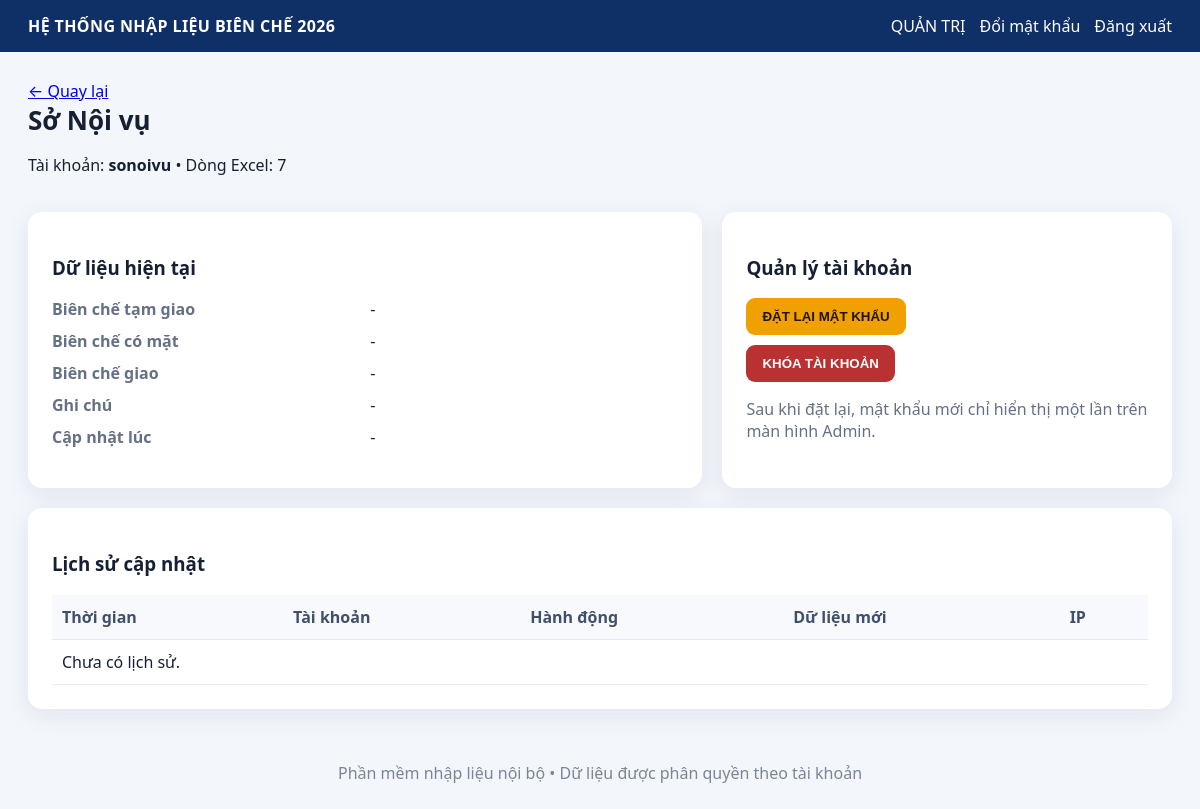
/admin/unit/2 (signed in), run on the app's committed database.
### tables this page shows
CREATE TABLE departments (
        id INTEGER PRIMARY KEY AUTOINCREMENT,
        name TEXT NOT NULL UNIQUE,
        excel_row INTEGER NOT NULL UNIQUE,
        active INTEGER NOT NULL DEFAULT 1
    );

CREATE TABLE users (
        id INTEGER PRIMARY KEY AUTOINCREMENT,
        username TEXT NOT NULL UNIQUE,
        password_hash TEXT NOT NULL,
        role TEXT NOT NULL CHECK(role IN ('admin','department')),
        department_id INTEGER,
        must_change_password INTEGER NOT NULL DEFAULT 1,
        failed_attempts INTEGER NOT NULL DEFAULT 0,
        locked_until TEXT,
        active INTEGER NOT NULL DEFAULT 1,
        created_at TEXT NOT NULL,
        FOREIGN KEY(department_id) REFERENCES departments(id)
    );

### app.py (the view)
@app.route('/admin/unit/<int:department_id>')
@admin_required
def admin_unit(department_id):
    conn = db()
    unit = conn.execute('''SELECT d.*, u.username, u.id AS user_id, u.active AS user_active,
                          s.* FROM departments d LEFT JOIN users u ON u.department_id=d.id
                          LEFT JOIN submissions s ON s.department_id=d.id WHERE d.id=?''', (department_id,)).fetchone()
    logs = conn.execute('''SELECT a.*, u.username FROM audit_logs a LEFT JOIN users u ON u.id=a.user_id
                           WHERE a.department_id=? ORDER BY a.id DESC LIMIT 50''', (department_id,)).fetchall()
    conn.close()
    if not unit: abort(404)
    return render_template('admin_unit.html', unit=unit, logs=logs)

### app.py (called while the page is built)
def db():
    conn = sqlite3.connect(DB_PATH)
    conn.row_factory = sqlite3.Row
    conn.execute('PRAGMA foreign_keys = ON')
    return conn

def current_user():
    uid = session.get('user_id')
    if not uid:
        return None
    conn = db()
    row = conn.execute('''SELECT u.*, d.name AS department_name, d.excel_row
                          FROM users u LEFT JOIN departments d ON d.id=u.department_id
                          WHERE u.id=? AND u.active=1''', (uid,)).fetchone()
    conn.close()
    return row

def admin_required(fn):
    @wraps(fn)
    def wrapper(*args, **kwargs):
        u = current_user()
        if not u:
            return redirect(url_for('login'))
        if u['role'] != 'admin':
            abort(403)
        return fn(*args, **kwargs)
    return wrapper

def csrf_token():
    token = session.get('_csrf_token')
    if not token:
        token = secrets.token_urlsafe(32)
        session['_csrf_token'] = token
    return token

@app.before_request
def csrf_protect():
    if request.method == 'POST':
        sent = request.form.get('_csrf_token', '')
        expected = session.get('_csrf_token', '')
        if not sent or not expected or not secrets.compare_digest(sent, expected):
            abort(400, description='Phiên làm việc không hợp lệ. Vui lòng tải lại trang và thử lại.')

@app.context_processor
def inject_user():
    return {'me': current_user(), 'csrf_token': csrf_token}

### templates/admin_unit.html
{% extends 'base.html' %}{% block content %}<div class="page-head"><div><a href="{{ url_for('admin_dashboard') }}">← Quay lại</a><h1>{{ unit['name'] }}</h1><p>Tài khoản: <b>{{ unit['username'] }}</b> • Dòng Excel: {{ unit['excel_row'] }}</p></div></div>
<div class="two-col"><div class="card"><h3>Dữ liệu hiện tại</h3><dl><dt>Biên chế tạm giao</dt><dd>{{ unit['temp_quota'] if unit['temp_quota'] is not none else '-' }}</dd><dt>Biên chế có mặt</dt><dd>{{ unit['present_count'] if unit['present_count'] is not none else '-' }}</dd><dt>Biên chế giao</dt><dd>{{ unit['assigned_quota'] if unit['assigned_quota'] is not none else '-' }}</dd><dt>Ghi chú</dt><dd>{{ unit['note'] or '-' }}</dd><dt>Cập nhật lúc</dt><dd>{{ (unit['updated_at'] or '-')|replace('T',' ') }}</dd></dl></div><div class="card"><h3>Quản lý tài khoản</h3><form method="post" action="{{ url_for('reset_password', user_id=unit['user_id']) }}" onsubmit="return confirm('Đặt lại mật khẩu tài khoản này?')"><input type="hidden" name="_csrf_token" value="{{ csrf_token() }}"><button class="button warning" type="submit">ĐẶT LẠI MẬT KHẨU</button></form><form method="post" action="{{ url_for('toggle_user', user_id=unit['user_id']) }}" onsubmit="return confirm('Thay đổi trạng thái tài khoản?')"><input type="hidden" name="_csrf_token" value="{{ csrf_token() }}"><button class="button {{ 'danger' if unit['user_active'] else 'success' }}" type="submit">{{ 'KHÓA TÀI KHOẢN' if unit['user_active'] else 'MỞ TÀI KHOẢN' }}</button></form><p class="muted">Sau khi đặt lại, mật khẩu mới chỉ hiển thị một lần trên màn hình Admin.</p></div></div>
<div class="card table-wrap"><h3>Lịch sử cập nhật</h3><table><thead><tr><th>Thời gian</th><th>Tài khoản</th><th>Hành động</th><th>Dữ liệu mới</th><th>IP</th></tr></thead><tbody>{% for l in logs %}<tr><td>{{ l['created_at']|replace('T',' ') }}</td><td>{{ l['username'] }}</td><td>{{ l['action'] }}</td><td>{{ l['new_data'] }}</td><td>{{ l['ip_address'] }}</td></tr>{% else %}<tr><td colspan="5">Chưa có lịch sử.</td></tr>{% endfor %}</tbody></table></div>{% endblock %}

### static/style.css (style rules this page uses)
:root { font-family:system-ui,-apple-system,Segoe UI,Roboto,sans-serif;color:#172033;background:#f3f6fb }
* { box-sizing:border-box }
body { margin:0 }
.card { background:white;border-radius:14px;padding:24px;box-shadow:0 6px 24px #18315316;margin-bottom:20px }
.muted,small { color:#657085 }
h1 { margin:0 0 10px;font-size:26px }
button,.button { border:0;border-radius:9px;padding:11px 16px;font-weight:800;text-decoration:none;display:inline-block;cursor:pointer }
.warning { background:#f0a000;color:#211400 }
.danger { background:#b93131;color:white }
.page-head { display:flex;justify-content:space-between;align-items:center;gap:18px;margin-bottom:20px }
.table-wrap { overflow:auto }
table { width:100%;border-collapse:collapse }
th,td { padding:11px 10px;border-bottom:1px solid #e5eaf2;text-align:left;white-space:nowrap }
th { background:#f7f9fc;color:#40506a }
.two-col { display:grid;grid-template-columns:1.2fr .8fr;gap:20px }
dl { display:grid;grid-template-columns:1fr 1fr;gap:10px }
dt { font-weight:700;color:#667085 }
dd { margin:0 }
.two-col form { margin:10px 0 }

### data on the page
departments: name "Sở Nội vụ", excel_row "7"
users: username "sonoivu", active "KHÓA TÀI KHOẢN"

### other printed values
{{ me['department_name'] or 'QUẢN TRỊ' }} "QUẢN TRỊ"
{{ unit['temp_quota'] if unit['temp_quota'] is not none else '-' }} "-"
{{ unit['present_count'] if unit['present_count'] is not none else '-' }} "-"
{{ unit['assigned_quota'] if unit['assigned_quota'] is not none else '-' }} "-"
{{ unit['note'] or '-' }} "-"
{{ (unit['updated_at'] or '-')|replace('T',' ') }} "-"
